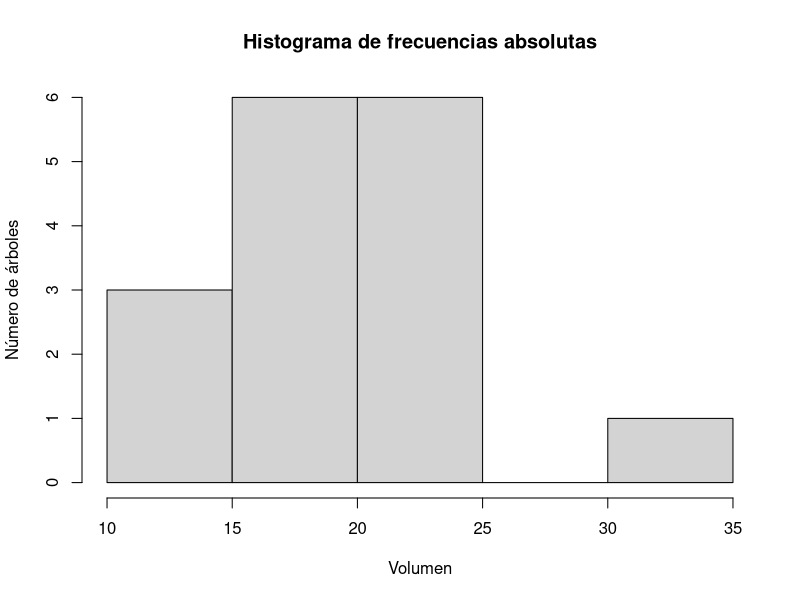
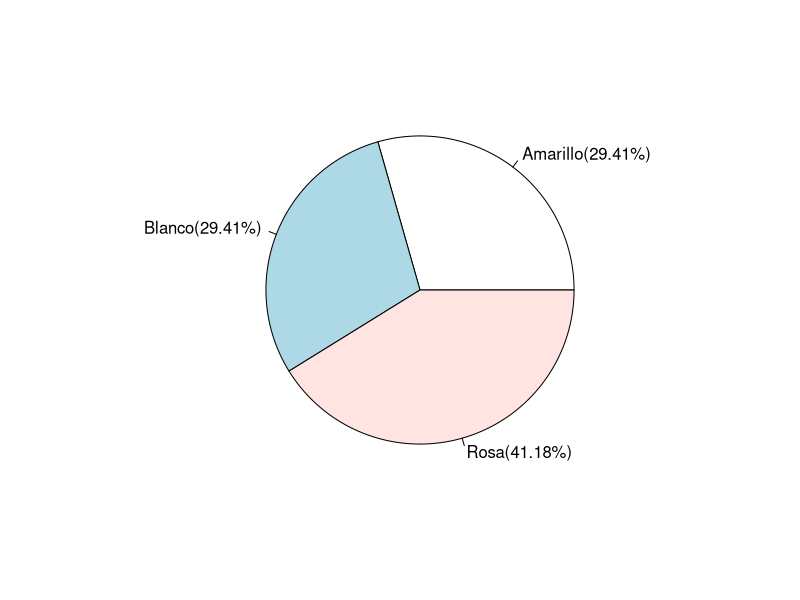
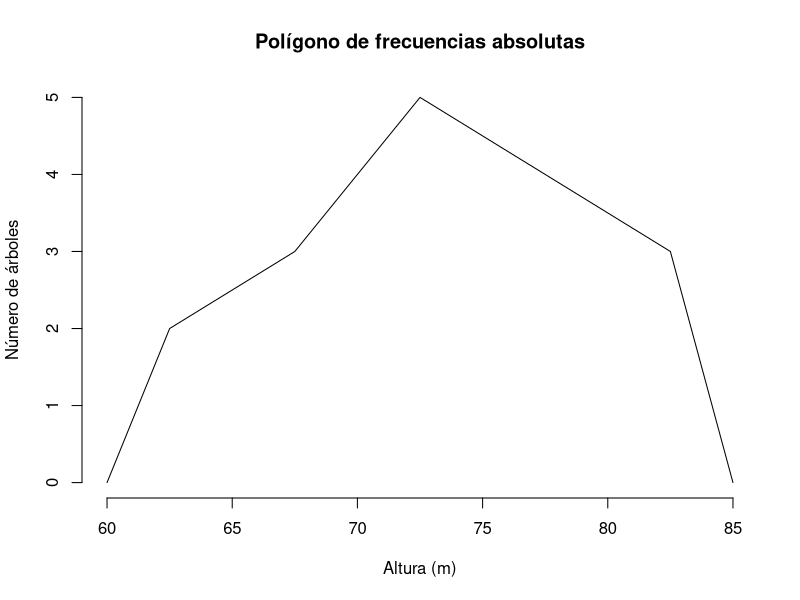

R code for these plots, in order:
datos <- read.csv(file = "datos.csv")

# Crear un histograma para la variable volumen
png("volumen.png", width = 800, height = 600)
hist(
    datos$volumen,
    ylab = "Número de árboles",
    xlab = "Volumen",
    main = "Histograma de frecuencias absolutas",
)
dev.off()

# Generar el diagrama circular de las variedades
variedades <- data.frame(table(datos$variedad))
variedades$porcentaje <- round(variedades$Freq / sum(variedades$Freq) * 100, 2)
png("circular.png", width = 800, height = 600)
pie(
    table(datos$variedad),
    labels = paste(variedades$Var1, "(", variedades$porcentaje, "%)", sep = "")
)
dev.off()

# Generar el polígono de frecuencias
png("poligono.png", width = 800, height = 600)
hist <- hist(
    datos$altura,
    ylab = "Número de árboles",
    xlab = "Altura (m)",
    main = "Polígono de frecuencias absolutas",
    col = "transparent",
    border = "transparent",
)
x <- c(min(hist$breaks), hist$mids, max(hist$breaks))
y <- c(0, hist$counts, 0)
lines(x, y, type = "l")
dev.off()
